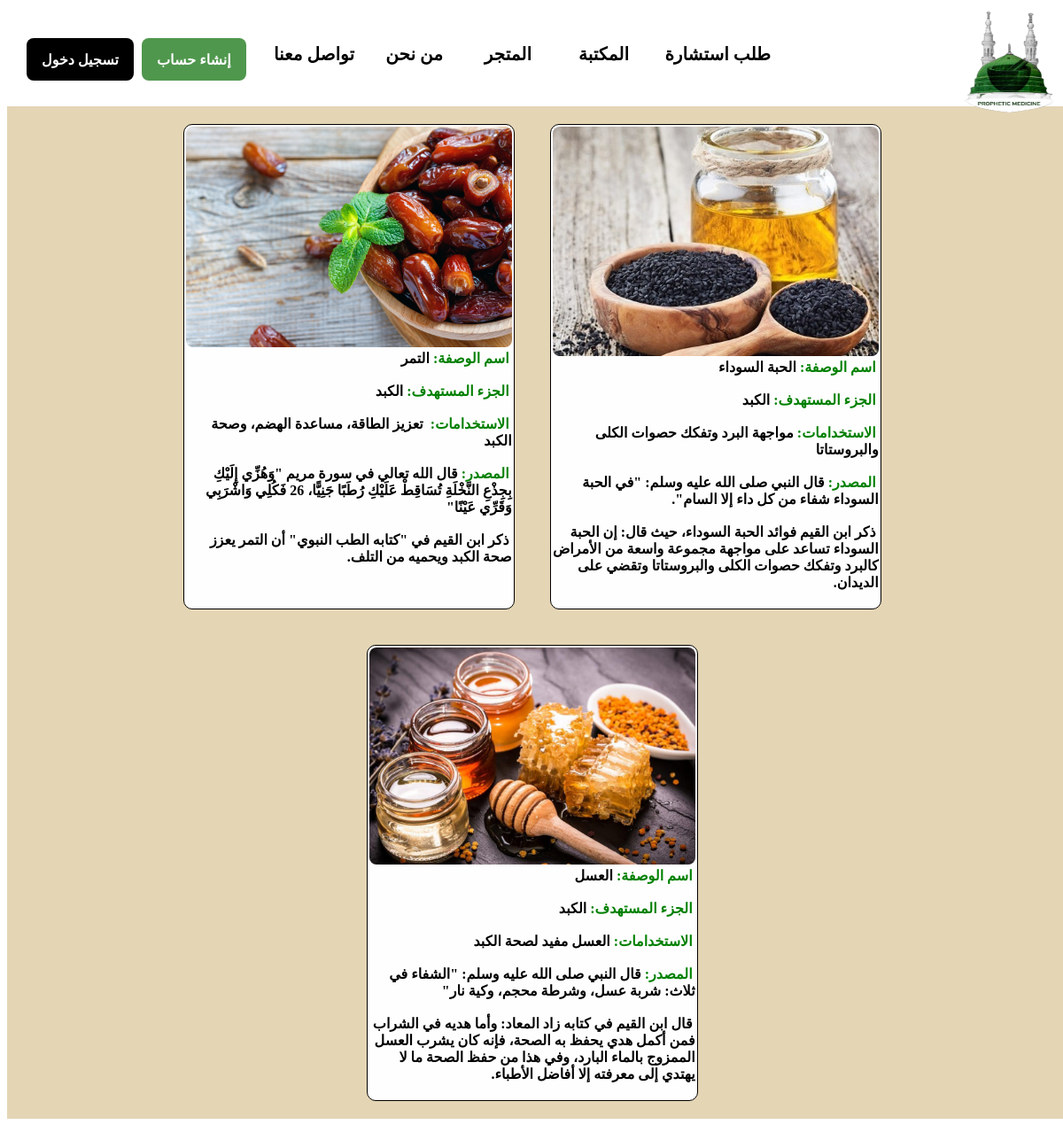
The app's page /pages/Body_Prescription.php?ID=4 with its own data.
### tables this page shows
CREATE TABLE `body` (
  `ID` int(11) NOT NULL,
  `PrescriptionID` varchar(100) NOT NULL,
  `Title` varchar(100) NOT NULL,
  `TreatmentName` varchar(100) NOT NULL,
  `Uses` varchar(300) NOT NULL,
  `Source` varchar(500) NOT NULL,
  `IbnQayyim` varchar(300) NOT NULL,
  `Path` varchar(200) NOT NULL
);

### pages/Body_Prescription.php (the view, shortened to what this page needs)
<html dir="rtl">
  <head>
    <link rel="stylesheet" href="../css/style.css">
  </head>
  <body>
    <div class="homePage">
      <div class="nav">
        <div>
          <a href="Index.php" target="_self"><img class="logo" src="../imgs/logo.png" alt="Something Wrong!"/></a>
        </div>
        <div class="Medicine"><a href="Medicine.php">المكتبة</a></div>
        <div class="Shop"><a href="Shop.php">المتجر</a></div>
        <div class="About_Us"><a href="About_Us.php">من نحن</a></div>
        <div class="Contact_Us"><a href="Contact_Us.php">تواصل معنا</a></div>
        <?php
            if(!empty($_SESSION['Type'])){
		    ?>
              <div class="Consultation"><a href="Consultation.php">طلب استشارة</a></div>
					    <div class="logout">
            		<div class="sub_logout"><a class="link" href="logout.php">تسجيل خروج</a></div>
          		</div>
		    <?php
				    }
				    else{
		    ?>
              <div class="consultation"><a href="Create_Account.php">طلب استشارة</a></div>
              <div class="login">
                <div class="sub_login"><a class="link" href="Sign_in.php">تسجيل دخول</a></div>
              </div>
              <div class="create_account">
                <div class="sub_create_account"><a class="link" href="Create_Account.php">إنشاء حساب</a></div>
              </div>
		    <?php
					  }
		    ?>
      </div>
      <br><br><br><br>
    <section class="main">
      <div class="content">
        <?php
        	$ID=$_GET['ID'];
          $DB_Conn=mysqli_connect("localhost","root","","prophetic") or die(mysqli_error($DB_Conn));
          $Check_Medicine=mysqli_query($DB_Conn,"select * from body where PrescriptionID=$ID") or die(mysqli_error($DB_Conn));
          while($Result=mysqli_fetch_array($Check_Medicine))
          {
        ?>
            <div class="Medicine-Card">
              <div class="Medicine-Image">
        <?php
                echo"<img src='".$Result['Path']."'alt='No Image'>";
        ?>
              </div>
              <strong class="Medicine-Details">
        <?php
                echo "<span>".'اسم الوصفة:'."</span>".$Result['TreatmentName']."</br>"."</br>";
                echo "<span>".'الجزء المستهدف:'."</span>".$Result['Title']."</br>"."</br>";
                echo "<span>".'الاستخدامات:'."</span>".$Result['Uses']."</br>"."</br>";
                echo "<span>".'المصدر:'."</span>".$Result['Source']."</br>"."</br>";
                echo "<span>".' '."</span>".$Result['IbnQayyim']."</br>"."</br>";
        ?>
              </strong>
            </div>
        <?php
          }
        ?>
      </div>
    </section>
  </body>
</html>

### css/style.css (style rules this page uses)
.homePage { width: 100%; height: 100%; position: absolute; background: rgb(255, 255, 255); }
.logo { width: 120px; height: 170px; right: 100px; top: -35px; }
.Nav { width: 100%; height: 112px; top:-30px; position: absolute; }
.Consultation { right: 330px; }
.Medicine { right: 490px; }
.Shop { right: 600px; }
.About_Us { right: 700px; }
.Contact_Us { right: 800px; }
.Consultation, .Medicine, .Shop, .About_Us, .Contact_Us { top: 70px; position: absolute; text-align: center; color: black; font-size: 20px; font-weight: 400; line-height: 26px; word-wrap: break-word; font-weight: bold; }
a { text-decoration: none; color: #000000; }
.link { text-decoration: none; color: #ffffff; }
.login { padding: 13.50px 17px 13.50px 17px; left: 30px; top: 65px; position: absolute; background: black; border-radius: 8px; overflow: hidden; justify-content: center; align-items: center; display: inline-flex; }
.sub_login { text-align: center; color: rgb(255, 255, 255); font-size: 16px; font-family: Inter; font-weight: 600; line-height: 20.80px; word-wrap: break-word; }
.Create_Account { padding: 13.50px 17px 13.50px 17px; left: 160px; top: 65px; position: absolute; background: #4f974d; border-radius: 8px; overflow: hidden; justify-content: center; align-items: center; display: inline-flex; }
.sub_create_account { text-align: center; color: white; font-size: 16px; font-family: Inter; font-weight: 600; line-height: 20.80px; word-wrap: break-word; }
.main { width: 99.9%; min-height: 85vh; display: flex; align-items: center; justify-content: center; background-color:#E4D5B5; margin-top: 40px; }
.content { display: flex; justify-content: center; flex-direction: row; flex-wrap: wrap; }
.Medicine-Card { background-color:rgb(254, 254, 254); border: 1px solid; height: auto; width: 23em; overflow: hidden; border-radius: 10px; margin: 20px; transition: 0.7s ease; padding: 2px; }
.Medicine-Image img { width: 100%; height: auto; border-radius: 8px; margin-bottom: 3px; }
.Medicine-Details { margin: 10px 0 10px; text-align: justify; text-justify: inter-word; }
.Medicine-Details span { text-align: justify; font-weight: bold; padding-right: 3px; color: green; }

### records on screen
body: Path (picture), TreatmentName "الحبة السوداء", Title "الكبد", Uses "مواجهة البرد وتفكك حصوات الكلى والبروستاتا", Source "قال النبي صلى الله عليه وسلم: \"في الحبة السوداء شفاء من كل داء إلا السام\".", IbnQayyim "ذكر ابن القيم فوائد الحبة السوداء، حيث قال: إن الحبة السوداء تساعد على مواجهة مجموعة واسعة من الأمراض كالبرد وتفكك حصوات الكلى والبروستاتا وتقضي على الديدان."
body: Path (picture), TreatmentName "التمر", Title "الكبد", Uses "تعزيز الطاقة، مساعدة الهضم، وصحة الكبد", Source "قال الله تعالي في سورة مريم \"وَهُزِّي إِلَيْكِ بِجِذْعِ النَّخْلَةِ تُسَاقِطْ عَلَيْكِ رُطَبًا جَنِيًّا، 26 فَكُلِي وَاشْرَبِي وَقَرِّي عَيْنًا\"", IbnQayyim "ذكر ابن القيم في \"كتابه الطب النبوي\" أن التمر يعزز صحة الكبد ويحميه من التلف."
body: Path (picture), TreatmentName "العسل", Title "الكبد", Uses "العسل مفيد لصحة الكبد", Source "قال النبي صلى الله عليه وسلم: \"الشفاء في ثلاث: شربة عسل، وشرطة محجم، وكية نار\"", IbnQayyim "قال ابن القيم في كتابه زاد المعاد: وأما هديه في الشراب فمن أكمل هدي يحفظ به الصحة، فإنه كان يشرب العسل الممزوج بالماء البارد، وفي هذا من حفظ الصحة ما لا يهتدي إلى معرفته إلا أفاضل الأطباء."
